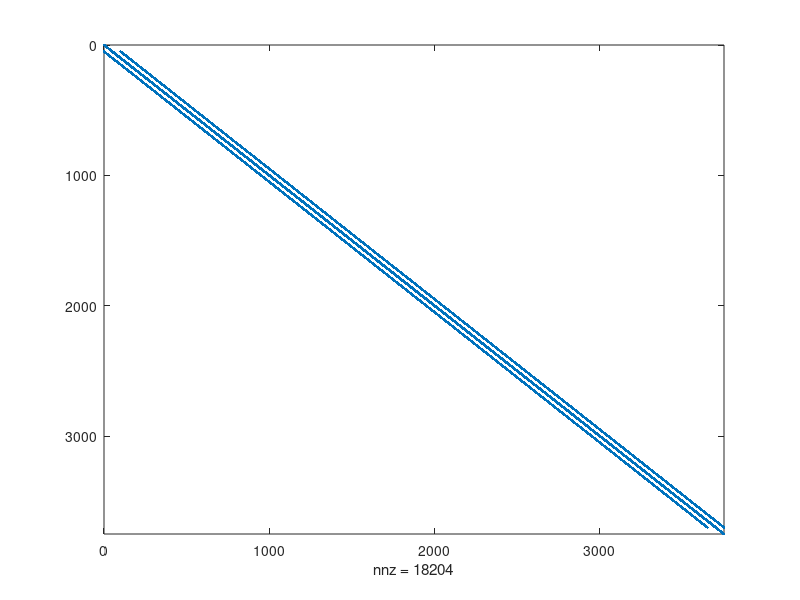
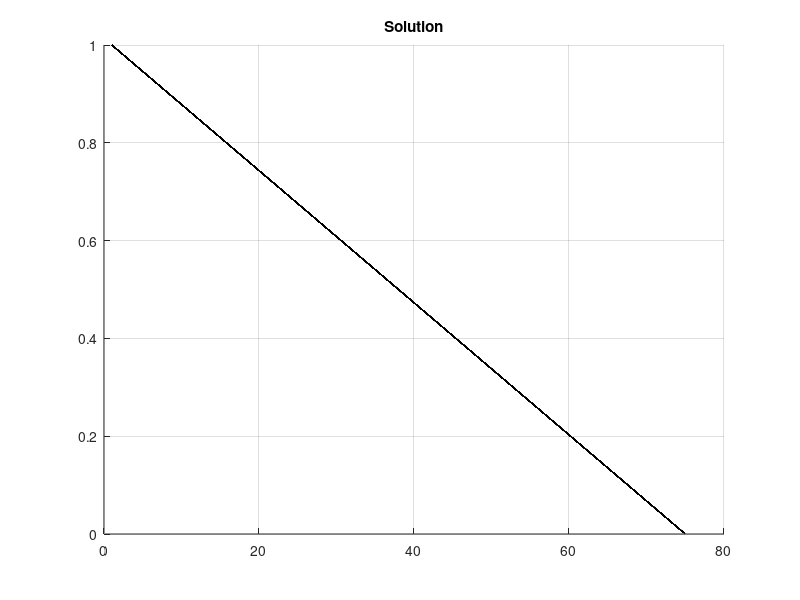
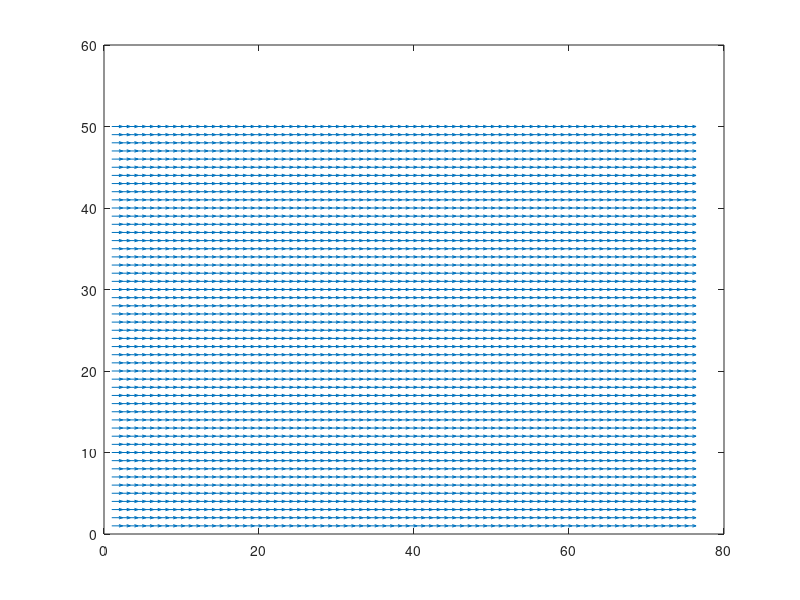

The MATLAB source for these figures, in order:
clc; close all; clear all;

%Jinseng Vanderkloot 
%101031534

nx = 75; % # of colums
ny = 50; % # of rows
G = sparse(nx*ny,ny*nx);
F = zeros(nx*ny,1);

for i = 1:nx
    for j = 1:ny
        n = j + (i-1) * ny;     % middle
        nxm = j + (i-2) * ny;   % right
        nxp = j + i * ny;       % left
        nym = j-1 + (i-1) * ny; % top
        nyp = j+1 + (i-1) * ny; % down
        if i == 1 %Left Boundary V=Vo
            G(n,n) = 1;
            F(n,1) = 1;
        elseif i == nx %Right Boundary V=0
            G(n,n) = 1;
        elseif j == 1 %Bottom
            G(n,n) = -3;
            G(n,nxm) = 1;
            G(n,nxp) = 1;
            G(n,nyp) = 1;
        elseif j == ny %Top
            G(n,n) = -3;
            G(n,nxm) = 1;
            G(n,nxp) = 1;
            G(n,nym) = 1;
        else %Middle 
            G(n,n) = -4;
            G(n,nxm) = 1;
            G(n,nxp) = 1;
            G(n,nym) = 1;
            G(n,nyp) = 1;
        end
    end
end


figure('name', 'G Matrix');
spy(G);

V = G\F;
Vmap = reshape(V, [ny, nx]); % Reshaping Vector to a matrix
figure('name', 'Solution');
surf(Vmap'), title('Solution'), view(90,0);

figure('name', 'Quiver');
[Ex,Ey] = gradient(Vmap);
quiver(-Ex,-Ey,1);